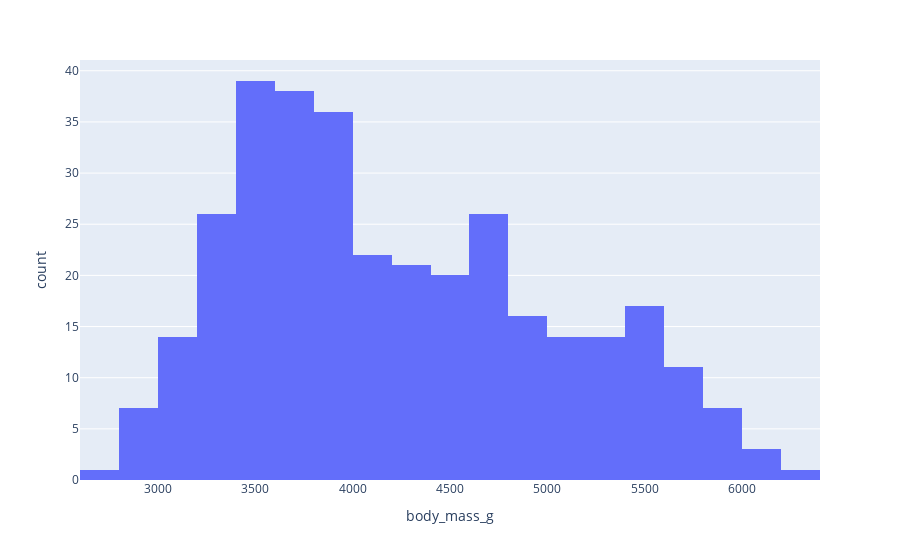

Notebook source saved alongside this figure:
### Code cell
px.histogram(df, 'body_mass_g')

### Figure 1 — Plotly figure (JSON) as saved in the notebook; plotly's stock layout.template omitted (floating-point values rounded to 4 significant figures; data arrays with more than 128 entries replaced by an {"elided": "..."} marker saying what was removed)
{"data": [{"alignmentgroup": "True", "bingroup": "x", "hovertemplate": "body_mass_g=%{x}<br>count=%{y}<extra></extra>", "legendgroup": "", "marker": {"color": "#636efa", "pattern": {"shape": ""}}, "name": "", "offsetgroup": "", "orientation": "v", "showlegend": false, "type": "histogram", "x": {"elided": "333 int values"}, "xaxis": "x", "yaxis": "y"}], "layout": {"barmode": "relative", "legend": {"tracegroupgap": 0}, "margin": {"t": 60}, "xaxis": {"anchor": "y", "domain": [0, 1], "title": {"text": "body_mass_g"}}, "yaxis": {"anchor": "x", "domain": [0, 1], "title": {"text": "count"}}}}
